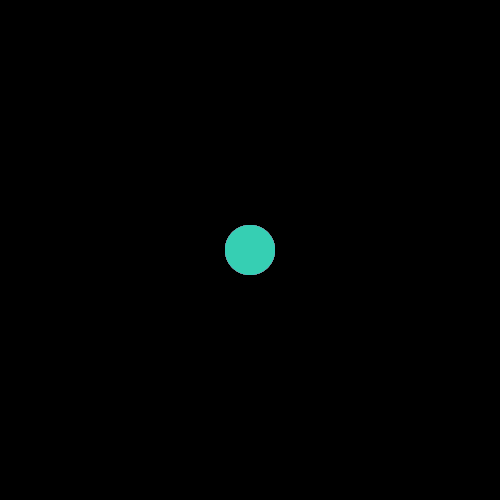
Frame 1 (no input)
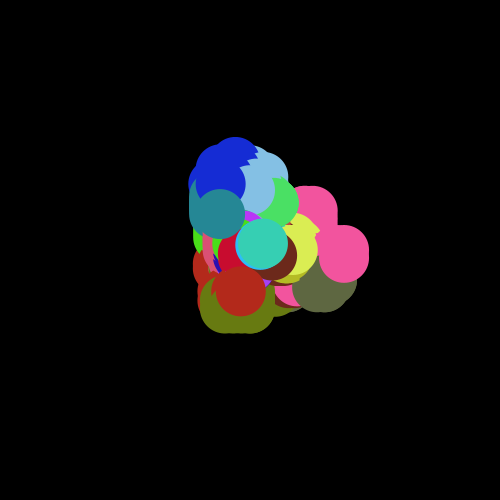
Frame 60 (the mouse pressed at the canvas centre just before this capture)
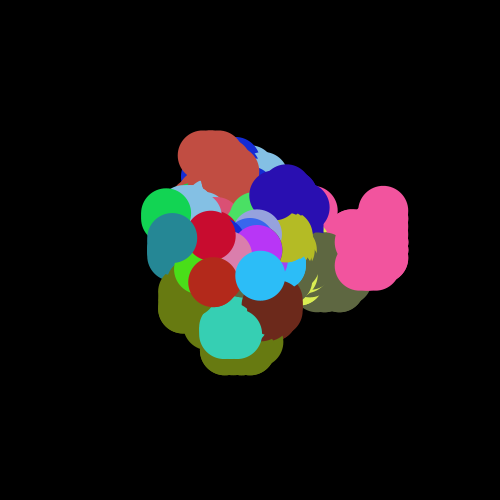
Frame 120 (the mouse held since frame 60 and released just before this capture)

The Processing sketch that drew these frames (run headless with seeded random() and noise(); from frame 60 on, the mouse is pressed at the canvas centre):

// Processing sketch: obj2
// ── obj2.pde
//Walker w1;
Walker [] w;
int total = 30;
void setup() {
  size(500, 500);
  background(0);
  //w1 = new Walker(color(255), 100, 100);

  w = new Walker[total];
  for (int i=0; i<w.length; i++) {
    w[i] = new Walker(color(random(255), random(255), random(255)), width/2, height/2, random(.2,10));
  }
}
void draw() {
  stroke(255);
  //w1.display();
  //w1.step();
  for (int i=0; i<w.length; i++) {
    w[i].display();
    w[i].step();
  }
}

class Walker {
  color c;
  float posx;
  float posy;
  float speed;
  int choice;

  Walker(color cW, float px, float py, float sw) {
    c = cW;
    posx = px;
    posy = py;
    speed = sw;
  }
  void display() {
    noStroke();
    fill(c);
    circle(posx, posy, 50);
  }
  void step() {
    choice = floor(random(4));
    if (choice == 0) {
      posx = posx +speed;
    } else if (choice == 1) {
      posx = posx - speed;
    } else if (choice == 2) {
      posy = posy + speed;
    } else {
      posy = posy-speed;
    }
  }
}
